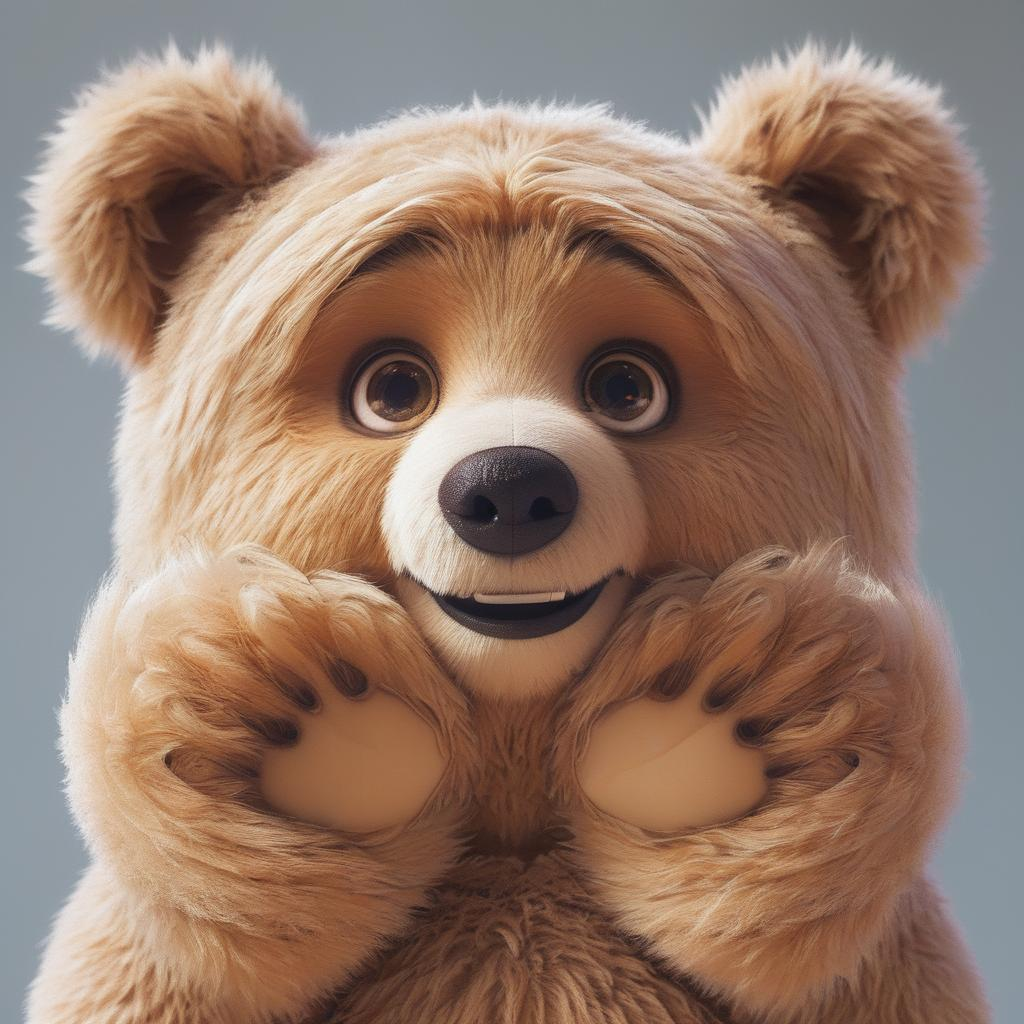

Here is the Python script that generated this plot:
# !pip install opencv-python transformers accelerate
from diffusers import StableDiffusionXLControlNetPipeline, ControlNetModel, AutoencoderKL
from diffusers.utils import load_image
import numpy as np
import torch

import cv2
from PIL import Image

prompt = "cute easter bunny"
negative_prompt = "low quality, bad quality, sketches"

# download an image
image = load_image("https://hf.co/datasets/hf-internal-testing/diffusers-images/resolve/main/sd_controlnet/hf-logo.png")

# initialize the models and pipeline
controlnet_conditioning_scale = 0.5  # recommended for good generalization
controlnet = ControlNetModel.from_pretrained("diffusers/controlnet-canny-sdxl-1.0", torch_dtype=torch.float16)
vae = AutoencoderKL.from_pretrained("madebyollin/sdxl-vae-fp16-fix", torch_dtype=torch.float16)
pipe = StableDiffusionXLControlNetPipeline.from_pretrained("stabilityai/stable-diffusion-xl-base-1.0", use_safetensors=True ,controlnet=controlnet, vae=vae, torch_dtype=torch.float16)
pipe.to("cuda")

pipe.load_lora_weights("./lora", weight_name="Cute_3D_Cartoon.safetensors")


# get canny image
image = np.array(image)
image = cv2.Canny(image, 100, 200)
image = image[:, :, None]
image = np.concatenate([image, image, image], axis=2)
canny_image = Image.fromarray(image)

# generate image
image = pipe(
    prompt, controlnet_conditioning_scale=controlnet_conditioning_scale, image=canny_image
).images[0]

image.save("controlnet_lora_test.jpg")